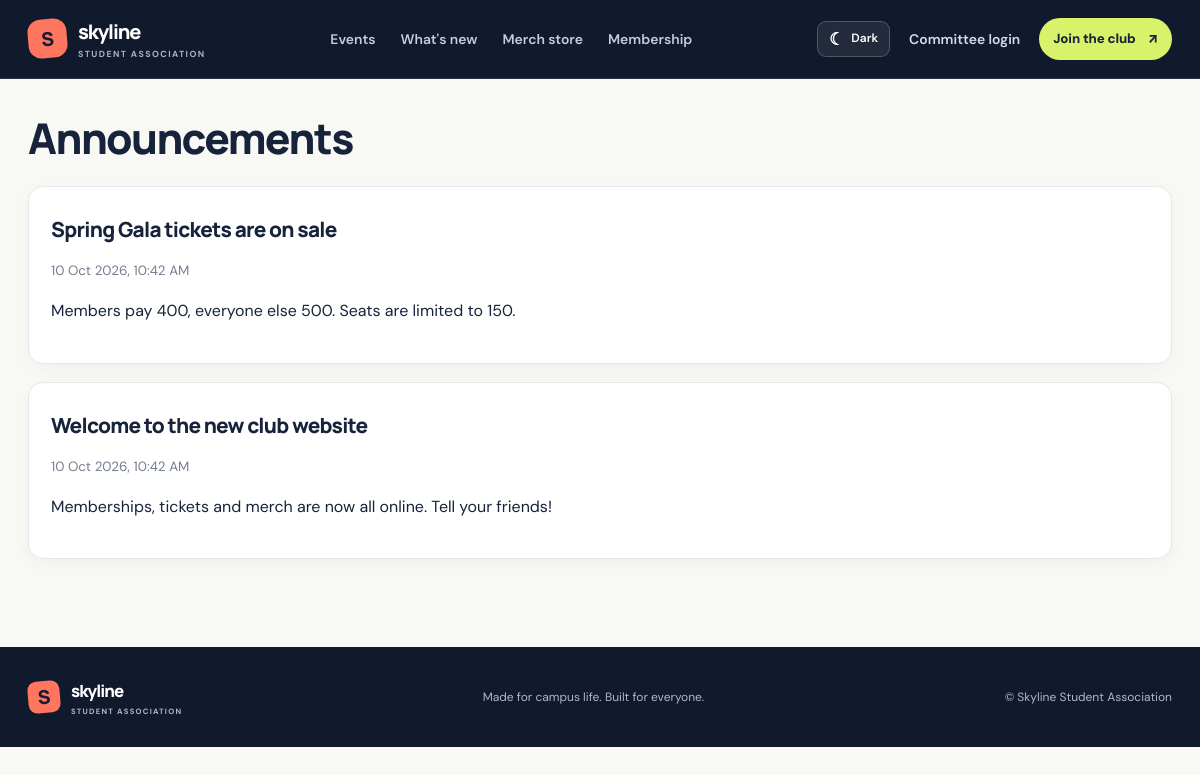
Before: /announcements with the older database file.
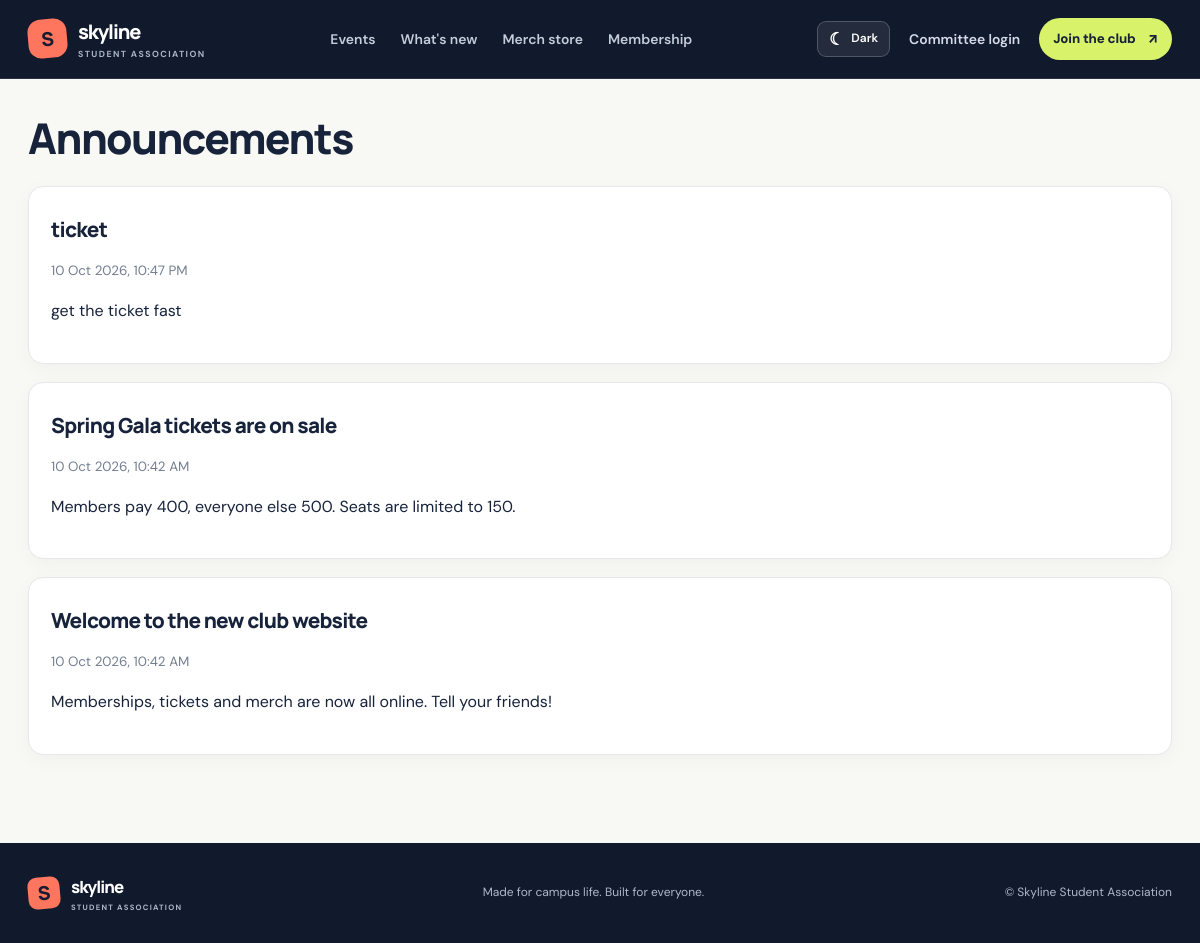
After: the same page with the newer database file.
### tables this page shows
CREATE TABLE announcements (
    id INTEGER PRIMARY KEY,
    title TEXT NOT NULL,
    body TEXT NOT NULL,
    created_at TEXT NOT NULL,
    emailed INTEGER NOT NULL DEFAULT 0
);

### app.py (the view)
@app.get('/announcements')
def announcements():
    return render_template('announcements.html', posts=query('SELECT * FROM announcements ORDER BY id DESC'))

### app.py (called while the page is built)
@app.context_processor
def inject_csrf_token():
    from flask_wtf.csrf import generate_csrf
    return {"csrf_token": generate_csrf}

@app.template_filter('pretty')
def pretty_filter(value):
    if not value:
        return ''
    try:
        parsed = datetime.fromisoformat(value)
    except ValueError:
        return value
    if 'T' in value or ' ' in value:
        return parsed.strftime('%d %b %Y, %I:%M %p')
    return parsed.strftime('%d %b %Y')

@app.context_processor
def inject_globals():
    return {'is_admin': bool(session.get('admin')), 'status_of': member_status}

### db.py (called while the page is built)
def get_db():
    if 'db' not in g:
        g.db = sqlite3.connect(DB_PATH)
        g.db.row_factory = sqlite3.Row
        g.db.execute('PRAGMA foreign_keys = ON')
    return g.db

def query(sql, args=(), one=False):
    cur = get_db().execute(sql, args)
    rows = cur.fetchall()
    cur.close()
    if one:
        return rows[0] if rows else None
    return rows

### templates/announcements.html
{% extends 'base.html' %}
{% block content %}
<h1>Announcements</h1>
{% for p in posts %}
<div class="card"><h2>{{ p.title }}</h2><p class="muted">{{ p.created_at|pretty }}</p><p style="white-space:pre-line">{{ p.body }}</p></div>
{% else %}<p class="muted">Nothing posted yet.</p>{% endfor %}
{% endblock %}

Changed rows visible on the page:
added announcements: title "ticket", created_at|pretty "10 Oct 2026, 10:47 PM", body "get the ticket fast"
